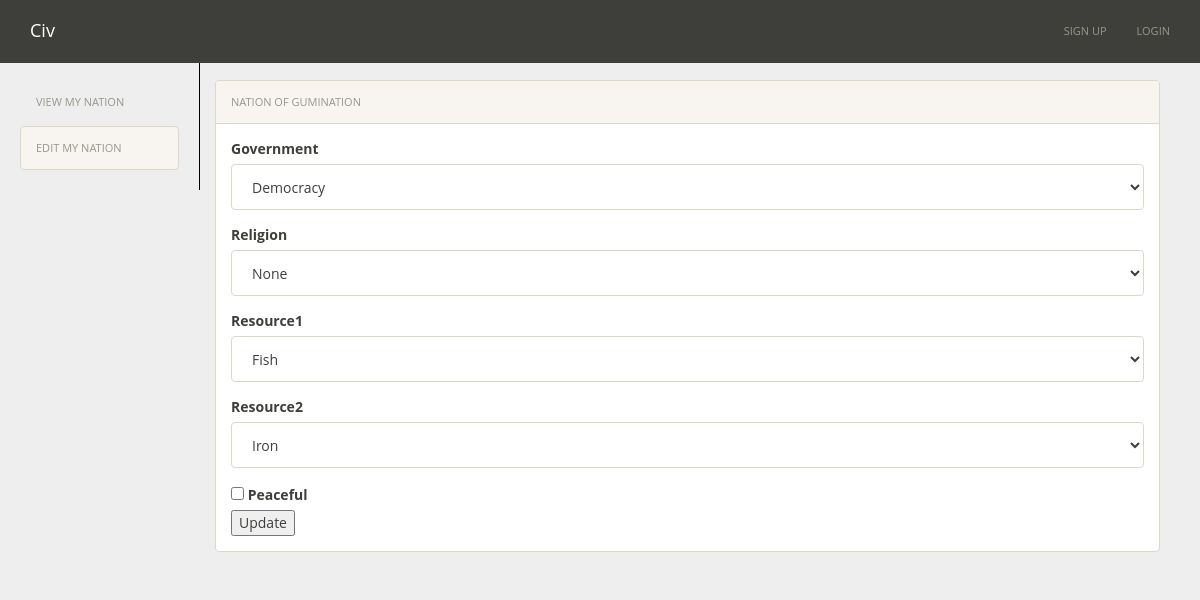
Before: /edit_nation/7/ with the older database file.
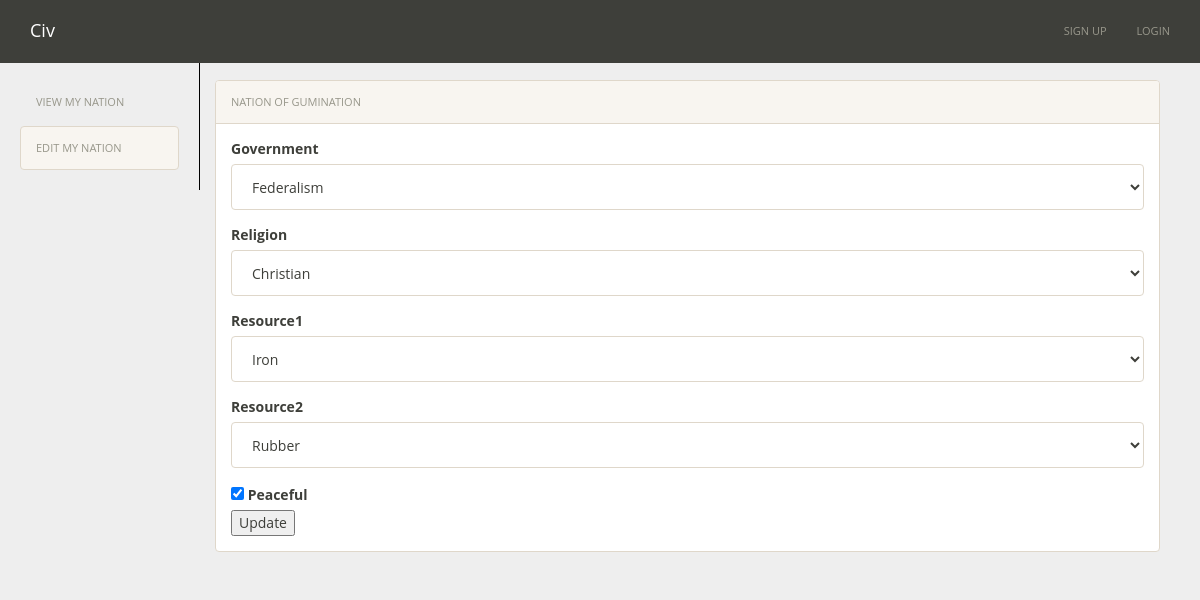
After: the same page with the newer database file.
### nations/models.py (models this page shows)
class Nation(models.Model):
    user = models.OneToOneField(User)
    nation_name = models.CharField(max_length=30)
    funds = models.DecimalField(default=10000.00, max_digits=19, decimal_places=2)
    government = models.CharField(max_length=30, default='Democratic')
    religion = models.CharField(max_length=30, default='None')
    infrastructure = models.DecimalField(default=1.00, max_digits=19, decimal_places=2)
    technology = models.DecimalField(default=1.00, max_digits=19, decimal_places=2)
    land = models.DecimalField(default=1.00, max_digits=19, decimal_places=2)
    resource1 = models.CharField(max_length=200)
    resource2 = models.CharField(max_length=200)
    soldiers = models.IntegerField(default=10)
    tanks = models.IntegerField(default=1)
    peaceful = models.BooleanField(default=False)

### nations/views.py (the view, shortened to what this page needs)
# urls.py: url(r'^edit_nation/(?P<pk>\d+)/$', views.editNationView.as_view(), name='edit_nation'),
class editNationView(UpdateView, ModelFormMixin):
    model = Nation
    form_class = NationForm
    def get(self, request, pk):
        context = RequestContext(request)
        nation = Nation.objects.get(pk=pk)
        nation_form = NationForm(instance=nation)
        return render_to_response('nations/nation_form.html',{'form': nation_form, 'nation': nation},context)

### nations/forms.py
class NationForm(forms.ModelForm):
	governments = [('Democratic','Democracy'),('Capitalist','Capitalism'),('Communist','Communism'),('Monarchical','Monarchy'),('Federal','Federalism'),('Dictorial','Dictatorship')]
	resources = [('Aluminium', 'Aluminium'),('Cattle','Cattle'),('Coal','Coal'),('Fish','Fish'),('Furs','Furs'),('Gold','Gold'),('Gems','Gems'),('Iron','Iron'),('Lead','Lead'),('Lumber','Lumber'),('Marble','Marble'),('Oil','Oil'),('Pigs','Pigs'),('Rubber','Rubber'),('Silver','Silver'),('Spices','Spices'),('Sugar','Sugar'),('Uranium','Uranium'),('Water','Water'),('Wheat','Wheat'),('Wine','Wine')]
	religions = [('None','None'),('Mixed','Mixed'),('Christianity','Christian'),('Islam','Islamic'),('Jewish','Judaism'),('Buddhism','Buddist'),('Hinduism','Hindu'),('Sikhism','Sikh')]
	resource1 = forms.ChoiceField(choices=resources)
	resource2 = forms.ChoiceField(choices=resources)
	government = forms.ChoiceField(choices=governments)
	religion = forms.ChoiceField(choices=religions)
	class Meta:
		model = Nation
		exclude = ['user','nation_name','funds','infrastructure','technology','land','soldiers','tanks']

### nations/static/templates/nations/nation_form.html (shortened to what this page needs)
{% extends "base.html" %}
{% block content %}
<div class="container-fluid">
	<div class="row">
		<div class="col-sm-3 col-md-2 sidebar">
			<ul class="nav nav-pills nav-stacked">
		    	<li><a href="/nation/{{user.nation.id}}">View My Nation <span class="sr-only">(current)</span></a></li>
		    	<li class="active"><a href="#">Edit My Nation </a></li>
		  	</ul>
		</div>
		<div class="col-sm-9 col-md-10 main">
			<div class="panel panel-default">
			    <div class="panel-heading">Nation of {{nation.nation_name}}</div>
			    <div class="panel-body">
			    	<form action="" method="post">
			    		{% load bootstrap3 %}
						{% bootstrap_form form %}
				    	<input type="submit" value="Update" />
				    </form>
				</div>
			</div>
		</div>
	</div>
</div>
{% endblock %}

Changed rows visible on the page:
changed Nation "GUMINATION": government "Democracy" → "Federalism"; religion "None" → "Christian"; resource1 "Fish" → "Iron"; resource2 "Iron" → "Rubber"; peaceful "☐" → "☑"
